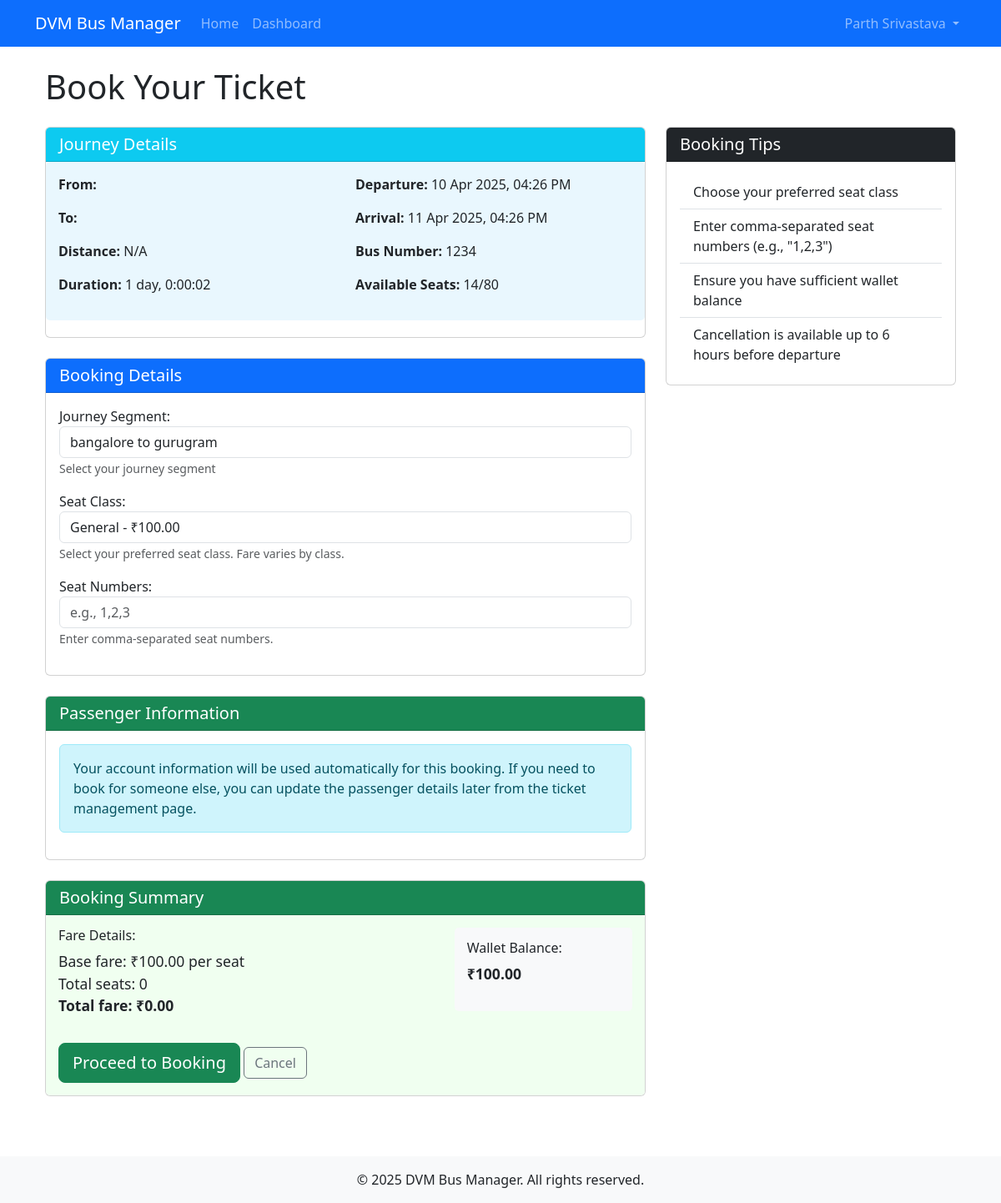
Page /booking/book/1/ (signed in) on the earlier database version.
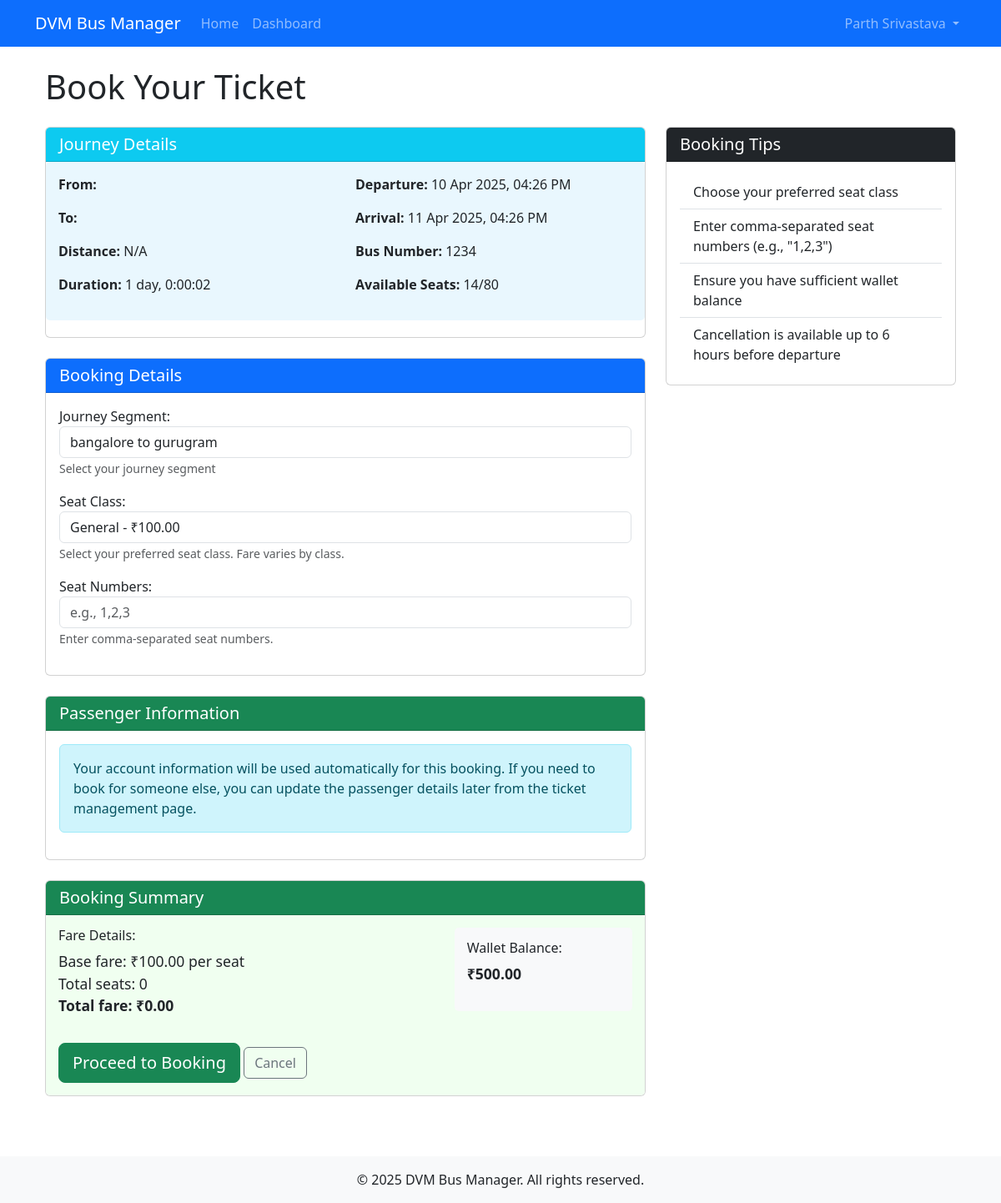
Same page on the later database version.
### booking/models.py (models this page shows, shortened)
class Wallet(models.Model):
    user = models.OneToOneField(settings.AUTH_USER_MODEL, on_delete=models.CASCADE, related_name='wallet')
    balance = models.DecimalField(_('balance'), max_digits=10, decimal_places=2, default=0.00,
                                 validators=[MinValueValidator(0.00)])
    created_at = models.DateTimeField(_('created at'), auto_now_add=True)
    updated_at = models.DateTimeField(_('updated at'), auto_now=True)
    class Meta:
        verbose_name = _('wallet')
        verbose_name_plural = _('wallets')

### booking/views.py (the view, shortened to what this page needs)
# urls.py: path('book/<int:bus_id>/', views.book_ticket, name='book_ticket'),
@login_required
@require_http_methods(["GET", "POST"])
def book_ticket(request, bus_id):
    try:
        bus = MultiStopBus.objects.get(id=bus_id, is_active=True)
        is_multi_stop = True
    except MultiStopBus.DoesNotExist:
        bus = get_object_or_404(Bus, id=bus_id, is_active=True)
        is_multi_stop = False
    if bus.is_full:
        messages.error(request, _("Sorry, this bus is fully booked."))
        return redirect('booking:bus_search')
    segment = None
    start_stop = None
    end_stop = None
    if request.method == 'POST':
        booking_form = TicketBookingForm(request.POST, bus=bus)
        if booking_form.is_valid():
            form_segment = booking_form.cleaned_data.get('segment')
            if form_segment:
                segment = form_segment
                start_stop = segment.start_stop
                end_stop = segment.end_stop
            if is_multi_stop and not (segment and start_stop and end_stop):
                messages.error(request, _("Please select a valid journey segment."))
                return redirect('booking:book_ticket', bus_id=bus.id)
            seat_class = booking_form.cleaned_data.get('seat_class')
            if is_multi_stop and segment:
                fare_per_seat = bus.calculate_segment_fare(segment, seat_class)
            else:
                fare_per_seat = bus.get_fare_for_class(seat_class)
            selected_seats = booking_form.cleaned_data.get('seat_numbers', '').split(',')
            selected_seats = [s.strip() for s in selected_seats if s.strip()]
            seat_count = len(selected_seats)
            if seat_count == 0:
                messages.error(request, _("Please select at least one seat."))
                return redirect('booking:book_ticket', bus_id=bus.id)
            if is_multi_stop and segment:
                available_seats = bus.get_segment_availability(segment)
                if seat_count > available_seats:
                    messages.error(request, _("Not enough seats available for this segment."))
                    return redirect('booking:book_ticket', bus_id=bus.id)
            total_fare = fare_per_seat * seat_count
            try:
                wallet = request.user.wallet
                if not wallet.has_sufficient_balance(total_fare):
                    messages.error(
                        request,
                        _(f"Insufficient balance. You need ₹{total_fare} but have only ₹{wallet.balance}.")
                    )
                    return redirect('booking:wallet_detail')
                user = request.user
                passenger_data = {
                    'name': f"{user.first_name} {user.last_name}".strip() or user.email,
                    'age': 30,  # Default age
                    'gender': 'M',  # Default gender
                    'phone': user.profile.phone if hasattr(user, 'profile') and hasattr(user.profile, 'phone') else '',
                    'id_number': user.profile.id_number if hasattr(user, 'profile') and hasattr(user.profile, 'id_number') else ''
                }
                booking_data = {
                    'bus_id': bus.id,
                    'is_multi_stop': is_multi_stop,
                    'segment_id': segment.id if segment else None,
                    'start_stop_id': start_stop.id if start_stop else None,
                    'end_stop_id': end_stop.id if end_stop else None,
                    'seat_class': seat_class,
                    'seat_numbers': booking_form.cleaned_data.get('seat_numbers'),
                    'total_fare': str(total_fare),  # Convert Decimal to string for session storage
                    'passenger_data': [passenger_data for _ in range(seat_count)]
                }
                request.session['booking_data'] = booking_data
                try:
                    with transaction.atomic():
                        passengers = []
                        for passenger_data in booking_data['passenger_data']:
                            passenger = Passenger.objects.create(**passenger_data)
                            passengers.append(passenger)
                        if is_multi_stop:
                            if not (segment and start_stop and end_stop):
                                raise Exception(_("Segment information is missing for multi-stop booking."))
                            ticket = MultiStopTicket.objects.create(
                                user=request.user,
                                bus=bus,
                                start_stop=start_stop,
                                end_stop=end_stop,
                                total_fare=Decimal(booking_data['total_fare']),
                                seat_numbers=booking_data['seat_numbers'],
                                seat_class=booking_data.get('seat_class', 'GENERAL'),
                                status='BOOKED'
                            )
                        else:
                            ticket_data = {
                                'user': request.user,
                                'bus': bus,
                                'total_fare': Decimal(booking_data['total_fare']),
                                'seat_numbers': booking_data['seat_numbers'],
                                'seat_class': booking_data.get('seat_class', 'GENERAL'),
                                'status': 'BOOKED'
                            }
                            if segment and start_stop and end_stop:
                                ticket_data.update({
                                    'start_stop': start_stop,
                                    'end_stop': end_stop
                                })
                            ticket = Ticket.objects.create(**ticket_data)
                        for passenger in passengers:
                            ticket.passengers.add(passenger)
                        if is_multi_stop:
                            if not ticket.book_with_wallet():
                                raise Exception(_("Failed to process payment."))
                        else:
                            if not ticket.book_with_wallet():
                                raise Exception(_("Failed to process payment."))
                        seat_count = len(booking_data['passenger_data'])
                        bus.available_seats -= seat_count
                        bus.save()
                        if 'booking_data' in request.session:
                            del request.session['booking_data']
                        messages.success(request, _(f"Ticket booked successfully! Ticket ID: #{ticket.id}"))
                        return redirect('booking:booking_success', ticket_id=ticket.id)
                except Exception as e:
                    messages.error(request, str(e))
                    return redirect('booking:book_ticket', bus_id=bus.id)
            except Wallet.DoesNotExist:
                messages.error(request, _("Wallet not found. Please contact support."))
                return redirect('booking:wallet_detail')
            except Exception as e:
                messages.error(request, str(e))
                return redirect('booking:book_ticket', bus_id=bus.id)
    else:
        booking_form = TicketBookingForm(bus=bus)
    fare_estimate = bus.fare
    if is_multi_stop and segment:
        fare_estimate = bus.calculate_segment_fare(segment, 'GENERAL')
    context = {
        'bus': bus,
        'is_multi_stop': is_multi_stop,
        'segment': segment,
        'start_stop': start_stop,
        'end_stop': end_stop,
        'booking_form': booking_form,
        'wallet_balance': request.user.wallet.balance,
        'total_fare_estimate': fare_estimate,
    }
    return render(request, 'booking/ticket_booking.html', context)

### accounts/context_processors.py (called while the page is built)
def social_auth_config(request):
    context = {
        'google_oauth_configured': False,
    }
    if hasattr(settings, 'SOCIALACCOUNT_PROVIDERS') and 'google' in settings.SOCIALACCOUNT_PROVIDERS:
        try:
            google_app = SocialApp.objects.filter(provider='google').exists()
            context['google_oauth_configured'] = google_app
        except:
            pass
    return context

### booking/models.py (called while the page is built)
    @property
    def is_full(self):
        return self.available_seats == 0

    @property
    def journey_duration(self):
        if self.arrival_time and self.departure_time:
            return self.arrival_time - self.departure_time
        return None

    def get_available_segments(self):
        return self.route.segments.all().order_by('start_stop__sequence')

### templates/booking/ticket_booking.html (shortened to what the changed rows need)
{% extends 'base.html' %}
{% load static %}
{% block content %}
<div class="container mt-4">
    <h1 class="mb-4">Book Your Ticket</h1>
    <div class="row">
        <div class="col-md-8">
            <form method="post">
                <div class="card mb-4">
                    <div class="card-body booking-summary">
                        <div class="row mb-3">
                            <div class="col-md-4">
                                <div class="wallet-info">
                                    <p class="fare-info">
                                        <strong>₹{{ wallet_balance }}</strong>
                                    </p>
                                </div>
                            </div>
                        </div>
                    </div>
                </div>
            </form>
        </div>
    </div>
</div>
{% endblock %}

Differences in the rows shown:
changed Wallet: balance "100.00" → "500.00"
